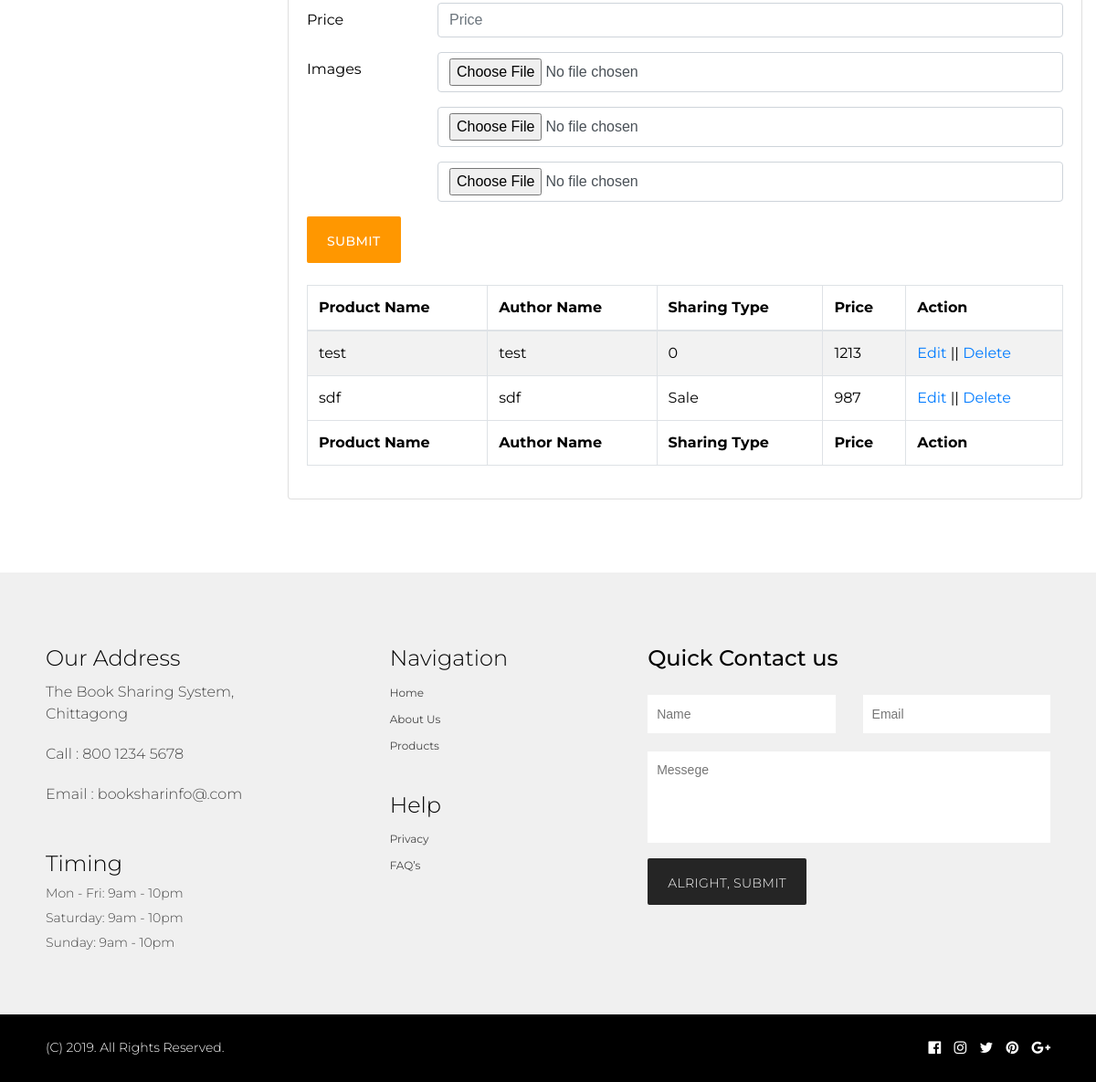
The app's page /productAdd.php (signed in, lower part), older data.
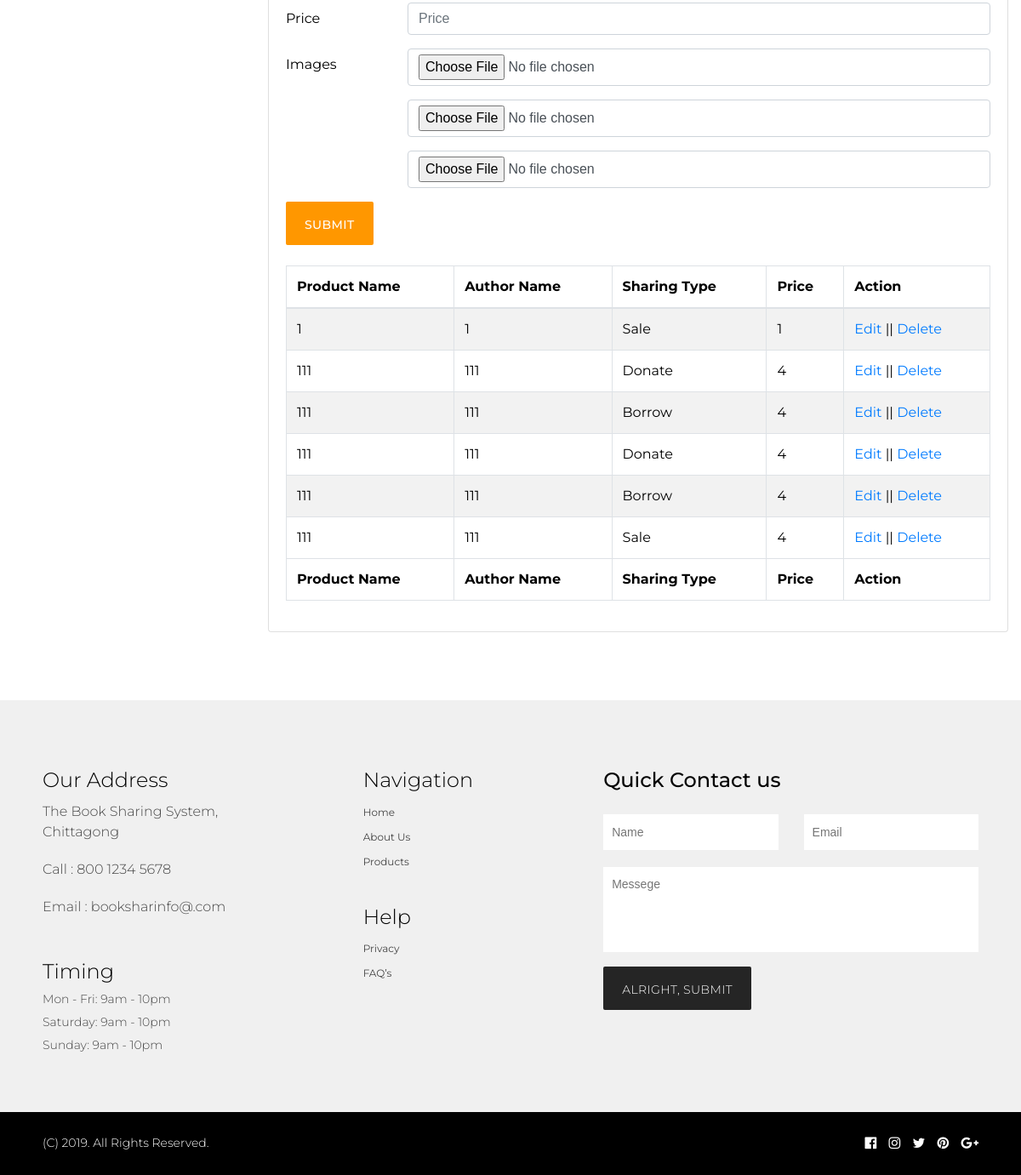
The same page, newer data.
### tables this page shows
CREATE TABLE IF NOT EXISTS `tbproductinfo` (
  `iAutoId` int(11) NOT NULL AUTO_INCREMENT,
  `vCategory` varchar(50) NOT NULL DEFAULT '0',
  `vSharingType` varchar(50) NOT NULL,
  `vProductName` varchar(150) DEFAULT NULL,
  `vAuthorName` varchar(150) DEFAULT NULL,
  `vUploadBy` varchar(150) DEFAULT NULL,
  `vPrice` double DEFAULT NULL,
  `vImage1` varchar(250) DEFAULT NULL,
  `vImage2` varchar(250) DEFAULT NULL,
  `vImage3` varchar(250) DEFAULT NULL,
  PRIMARY KEY (`iAutoId`)
);

### lib/Database.php (called while the page is built, shortened)
<?php
Class Database{
  public $host   = DB_HOST;
  public $pass   = DB_PASS;
  public $user   = DB_USER;
  public $dbname = DB_NAME;
  public $link;
  private function connectDB()
  {
    $this->link = new mysqli($this->host, $this->user, $this->pass, $this->dbname);
    mysqli_query($this->link,"SET CHARACTER SET utf8");
    mysqli_query($this->link,"SET SESSION collation_connection ='utf8_general_ci'");
  }
  public function select($query){
    $result = $this->link->query($query) or die($this->link->error.__LINE__);
    if($result->num_rows > 0){
      return $result;
    }
    else {
      return false;
    }
  }
}

### productAdd.php (the view, shortened to what this page needs)
<?php
	include 'inc/header.php';
?>
<?php
	include 'inc/dashboardSidebar.php';
?>
    <div class="col-xs-9 col-sm-9 col-md-9 col-lg-9">
        <div class="card">
            <div class="card-body">
              <div class="panel-body">
                <form class="form-horizontal" action="" method="POST" role="form" enctype="multipart/form-data">
                    <div class="form-group row">
                        <label class="col-sm-2 col-form-label">Price</label>
                        <div class="col-sm-10">
                            <input type="number" class="form-control" placeholder="Price" name="vPrice" required>
                        </div>
                    </div>
                    <div class="form-group row">
                        <label class="col-sm-2 col-form-label">Images</label>
                        <div class="col-sm-10">
                            <input type="file" class="form-control" name="image1" required>
                        </div>
                    </div>
                    <div class="form-group row">
                        <label class="col-sm-2 col-form-label"></label>
                        <div class="col-sm-10">
                            <input type="file" class="form-control" name="image2" required>
                        </div>
                    </div>
                    <div class="form-group row">
                        <label class="col-sm-2 col-form-label"></label>
                        <div class="col-sm-10">
                            <input type="file" class="form-control" name="image3" required>
                        </div>
                    </div>
                    <button type="submit" class="btn btn-primary">Submit</button>
                </form>
                <br>
                <table id="example" class="table table-striped table-bordered" style="width:100%">
                    <thead>
                        <tr>
                            <th>Product Name</th>
                            <th>Author Name</th>
                            <th>Sharing Type</th>
                            <th>Price</th>
                            <th>Action</th>
                        </tr>
                    </thead>
                    <tbody>
                        <?php
                            $userId="%";
                        $query="select iAutoId,vProductName,vAuthorName,vSharingType,vPrice from tbProductinfo where vUploadBy like '$userId' ";
                        $selectData=$db->select($query);
                        if($selectData)
                        {
                            while($result=$selectData->fetch_assoc())
                            {
                        ?>
                            <tr>
                                <td><?php echo $result['vProductName']; ?></td>
                                <td><?php echo $result['vAuthorName']; ?></td>
                                <td><?php echo $result['vSharingType']; ?></td>
                                <td><?php echo $result['vPrice']; ?></td>
                                <td><a href="productEdit.php?id=<?php echo $result['iAutoId'];?>">Edit</a> || <a onclick="return confirm('Are you sure to Delete! ');" href="productDelete.php?deleteid=<?php echo $result['iAutoId'];?>">Delete</a></td>
                            </tr>
                           <?php
                            }
                        }
                    ?>
                    </tbody>
                    <tfoot>
                        <tr>
                            <th>Product Name</th>
                            <th>Author Name</th>
                            <th>Sharing Type</th>
                            <th>Price</th>
                            <th>Action</th>
                        </tr>
                    </tfoot>
                </table>
            </div>
        </div>
    </div>
<?php
	include 'inc/dashboardFooter.php';
	include 'inc/footer.php';
?>

### inc/header.php (shortened to what this page needs)
<?php
    include 'lib/Database.php';
	$db  = new Database();
?>
<!DOCTYPE html>
<html lang="en">
<head>
    <link rel="stylesheet" href="css/bootstrap.min.css">
    <link rel="stylesheet" href="https://cdnjs.cloudflare.com/ajax/libs/font-awesome/4.7.0/css/font-awesome.min.css">
    <link rel="stylesheet" type="text/css" href="css/owl.carousel.min.css">
    <link rel="stylesheet" href="css/styles.css">
	<link href="css/dataTables.bootstrap.min.css" rel="stylesheet" />
</head>
<body>

### inc/dashboardSidebar.php (shortened to what this page needs)
<section class="static about-sec">
    <div class="container-fluid">
        <div class="row">
            <div class="col-xs-3 col-sm-3 col-md-3 col-lg-3">
            </div>

### inc/dashboardFooter.php
</div>
        </div>
    </section>

### inc/footer.php (shortened to what this page needs)
<footer>
        <div class="container">
            <div class="row">
                <div class="col-md-4">
                    <div class="address">
                        <h4>Our Address</h4>
                        <h6>The Book Sharing System, Chittagong</h6>
                        <h6>Call : 800 1234 5678</h6>
                        <h6>Email : booksharinfo@.com</h6>
                    </div>
                    <div class="timing">
                        <h4>Timing</h4>
                        <h6>Mon - Fri: 9am - 10pm</h6>
                        <h6>Saturday: 9am - 10pm</h6>
                        <h6>Sunday: 9am - 10pm</h6>
                    </div>
                </div>
                <div class="col-md-3">
                    <div class="navigation">
                        <h4>Navigation</h4>
                        <ul>
                            <li><a href="index.php">Home</a></li>
                            <li><a href="about.php">About Us</a></li>
                            <li><a href="products.php">Products</a></li>
                        </ul>
                    </div>
                    <div class="navigation">
                        <h4>Help</h4>
                        <ul>
                            <li><a href="privacy-policy.php">Privacy</a></li>
                            <li><a href="faq.php">FAQ’s</a></li>
                        </ul>
                    </div>
                </div>
                <div class="col-md-5">
                    <div class="form">
                        <h3>Quick Contact us</h3>
                        <form>
                            <div class="row">
                                <div class="col-md-6">
                                    <input placeholder="Name" required>
                                </div>
                                <div class="col-md-6">
                                    <input type="email" placeholder="Email" required>
                                </div>
                                <div class="col-md-12">
                                    <textarea placeholder="Messege"></textarea>
                                </div>
                                <div class="col-md-12">
                                    <button class="btn black">Alright, Submit</button>
                                </div>
                            </div>
                        </form>
                    </div>
                </div>
            </div>
        </div>
        <div class="copy-right">
            <div class="container">
                <div class="row">
                    <div class="col-md-6">
                        <h5>(C) 2019. All Rights Reserved. </h5>
                    </div>
                    <div class="col-md-6">
                        <div class="share align-middle">
                            <span class="fb"><i class="fa fa-facebook-official"></i></span>
                            <span class="instagram"><i class="fa fa-instagram"></i></span>
                            <span class="twitter"><i class="fa fa-twitter"></i></span>
                            <span class="pinterest"><i class="fa fa-pinterest"></i></span>
                            <span class="google"><i class="fa fa-google-plus"></i></span>
                        </div>
                    </div>
                </div>
            </div>
        </div>
    </footer>
</body>
</html>

### css/styles.css (style rules this page uses)
body { margin: 0px; padding: 0px; font-family: 'Montserrat', sans-serif; color: #000; float: left; width: 100%; }
* { -webkit-box-sizing: border-box; -moz-box-sizing: border-box; box-sizing: border-box; }
*:before, *:after { -webkit-box-sizing: border-box; -moz-box-sizing: border-box; box-sizing: border-box; }
h1, h2, h3, h4, h5, h6, ul { margin: 0px; padding: 0px; }
input { font-family: 'Raleway', sans-serif; outline: 0; }
textarea { font-family: 'Raleway', sans-serif; outline: 0; }
.btn { background: #ff9700; opacity: 1; color: #fff; text-transform: uppercase; padding: 15px 20px 11px; font-size: 14px; font-weight: 500; letter-spacing: 0.4px; border: 2px solid #ff9700; border-radius: 2px; }
.container { width: 1200px; padding: 0 50px; max-width: 1200px; }
section { float: left; width: 100%; }
.black { background: #252525; border: 2px solid #252525; }
.about-sec { margin-bottom: 80px; background: #f7f4f0; float: left; width: 100%; }
.static.about-sec { background: transparent; }
footer { background: #f0f0f0; padding: 80px 0 0; width: 100%; float: left; }
footer h4 { font-size: 24px; margin-bottom: 10px; font-weight: 300; }
footer .address { margin-bottom: 50px; }
footer .address h6 { color: #464646; line-height: 20px; margin-bottom: 20px; font-weight: 300; padding-right: 50px; line-height: 24px; }
footer .timing h6 { color: #464646; font-size: 14px; margin-bottom: 10px; font-weight: 300; }
footer ul li { margin-bottom: 5px; list-style: none; }
footer ul li a { color: #464646; font-size: 12px; }
footer .navigation { margin-bottom: 40px; }
footer .form h3 { font-size: 24px; margin-bottom: 8px; }
footer .form input { width: 100%; height: 42px; padding-left: 10px; font-size: 14px; margin-bottom: 20px; border: 0; }
footer .form textarea { width: 100%; resize: none; height: 100px; border: 0; font-size: 14px; padding: 10px; margin-bottom: 10px; }
footer .form .btn { font-weight: 300; }
footer .copy-right { background: #000; color: #fff; padding: 25px 0; margin-top: 60px; }
footer .copy-right h5 { font-size: 14px; font-weight: 300; }
footer .copy-right .row { align-items: center; }
footer .copy-right .share { text-align: right; }
footer .copy-right .share span { padding: 0 5px; cursor: pointer; }
footer .copy-right .share span:last-child { padding-right: 0; }

Row changes from the older to the newer data that the page shows:
removed tbproductinfo: vProductName "test", vAuthorName "test", vSharingType "0", vPrice "1213"
removed tbproductinfo: vProductName "sdf", vAuthorName "sdf", vSharingType "Sale", vPrice "987"
added tbproductinfo: vProductName "1", vAuthorName "1", vSharingType "Sale", vPrice "1"
added tbproductinfo: vProductName "111", vAuthorName "111", vSharingType "Donate", vPrice "4"
added tbproductinfo: vProductName "111", vAuthorName "111", vSharingType "Borrow", vPrice "4"
added tbproductinfo: vProductName "111", vAuthorName "111", vSharingType "Donate", vPrice "4"
added tbproductinfo: vProductName "111", vAuthorName "111", vSharingType "Borrow", vPrice "4"
added tbproductinfo: vProductName "111", vAuthorName "111", vSharingType "Sale", vPrice "4"
